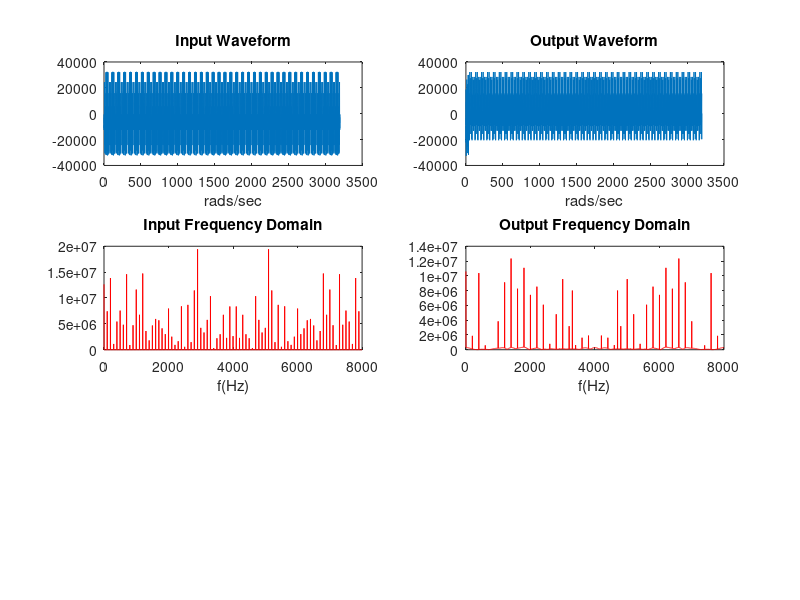

Here is the MATLAB script that generated this plot:
load input.dat -ascii
n_spectra = size(input,2);
fs = 8000;
%f=(0:1/1024:(n_spectra-1)/1024)*fs;
omega = -pi:2*pi/n_spectra:pi-2*pi/n_spectra;     % Frequency range
f=(0:1/n_spectra:(1-1/n_spectra))*fs;
n_time = 0:n_spectra-1;
% Comparación entrada procesada, salida simulada, salida procesada
% Filtro original
%Hd = freqz(cof,1,omega);       % Frequency response
%mag = 20*log10(Hd);
magFFT_in = abs(fft(input,n_spectra));
load output.dat -ascii
%Hd_bs = freqz(cof2,1,omega);
%mag_bs = 20*log10(Hd_bs);     

n_spectra_out=size(output,2);
f_out=(0:1/n_spectra_out:(1-1/n_spectra_out))*fs;
magFFT_out = abs(fft(output,n_spectra_out));
subplot(321),plot(n_time,input), title('Input Waveform'),xlabel('rads/sec')
%subplot(323),plot(f(1:round(n_spectra/2)),mag(round(n_spectra/2)+1:end),'r'), title('Original Filter |H(f)|')
subplot(323),plot(f,magFFT_in, 'r'), title('Input Frequency Domain'),xlabel('f(Hz)')
subplot(322),plot(n_time,output), title('Output Waveform'),xlabel('rads/sec')
%subplot(324),plot(f(1:round(n_spectra/2)),mag_bs(round(n_spectra/2)+1:end),'r'), title('Bandstop Filter |H(f)|')
subplot(324),plot(f_out,magFFT_out, 'r'), title('Output Frequency Domain'),xlabel('f(Hz)')
